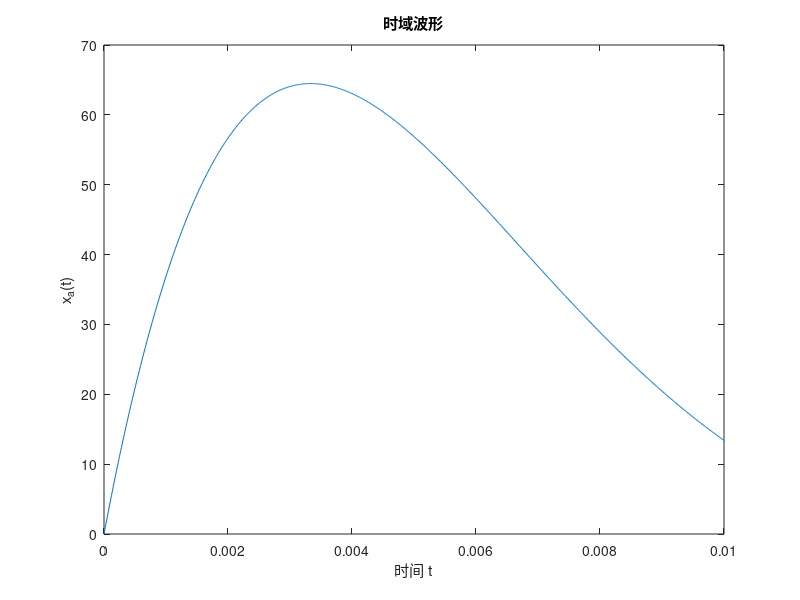
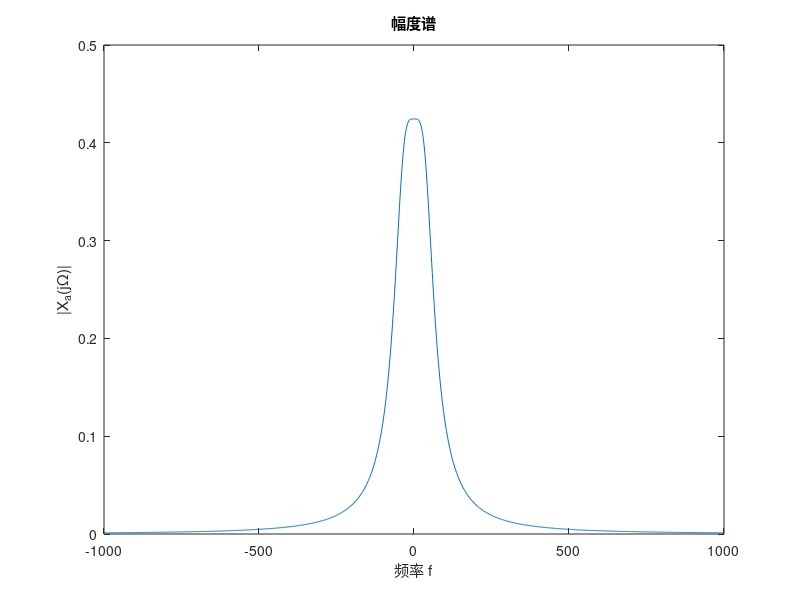
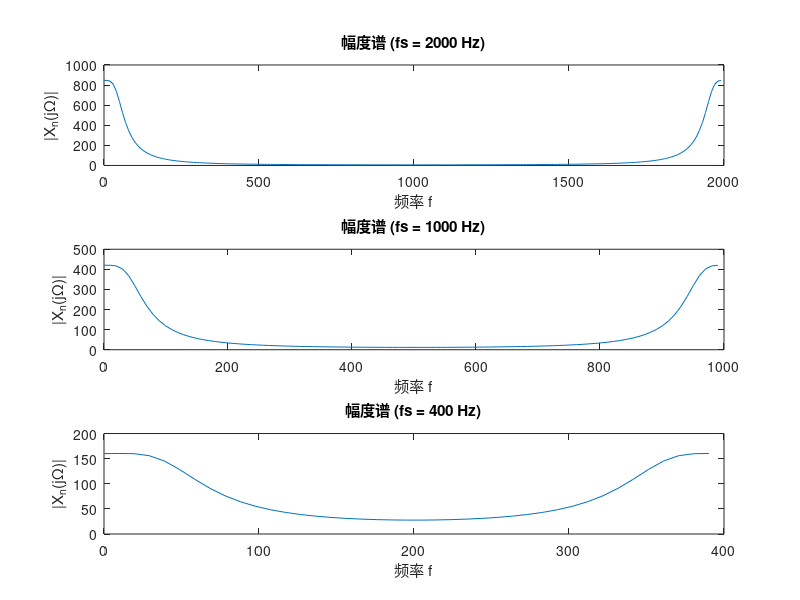
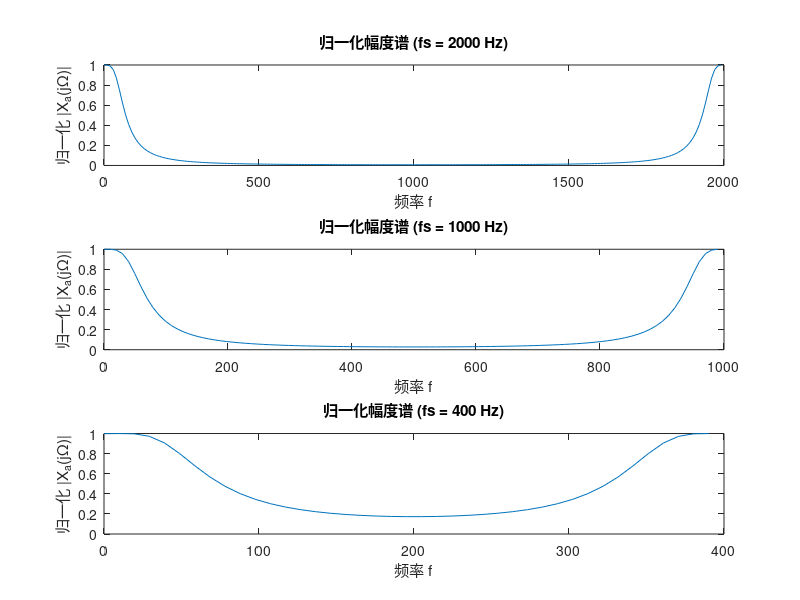

MATLAB code to generate these figures, in order:
A = 200;
alpha = 75 * pi;
Omega_0 = 75 * pi;
t = linspace(0, 0.01, 1000);
x_a = A * exp(-alpha * t) .* sin(Omega_0 * t) .* (t >= 0);

figure(1);
plot(t, x_a);
title('时域波形');
xlabel('时间 t');
ylabel('x_a(t)');

f = linspace(-1000, 1000, 1000);
X_a = A * (Omega_0) ./ ((1i * 2 * pi * f + alpha).^2 + Omega_0^2);

figure(2);
plot(f, abs(X_a));
title('幅度谱');
xlabel('频率 f');
ylabel('|X_a(j\Omega)|');

fs = [2000, 1000, 400];
T = 0.1;

for i = 1:length(fs)
    t = 0:1/fs(i):T;
    x_n = A * exp(-alpha * t) .* sin(Omega_0 * t);
    X_n = fft(x_n);
    f_n = (0:length(X_n)-1) * fs(i) / length(X_n);
    
    figure(3);
    subplot(3, 1, i),plot(f_n, abs(X_n));
    title(['幅度谱 (fs = ' num2str(fs(i)) ' Hz)']);
    xlabel('频率 f');
    ylabel('|X_n(j\Omega)|');

    X_n_normalized = X_n / max(abs(X_n));
    figure(4);
    subplot(3, 1, i),plot(f_n, abs(X_n_normalized));
    title(['归一化幅度谱 (fs = ', num2str(fs(i)), ' Hz)']);
    xlabel('频率 f');
    ylabel('归一化 |X_a(j\Omega)|');
end

